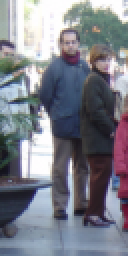
#> input picture Pedestrians/Datasets/Pedestrians-Dataset/Pedestrians/AnnotationsPos_0.000000_crop001004a_0.png, 64 x 128 px (shown 2 times larger)
$ python extract_features.py   (older library calls are emulated)
#> lines starting #> are read from the running program, lines starting #| are printed output that depends on the picture
### Pedestrians/Tools/feature_extractor.py
#!/usr/bin/python
#Copyright 2015 CVC-UAB

#This program is free software: you can redistribute it and/or modify
#it under the terms of the GNU General Public License as published by
#the Free Software Foundation, either version 3 of the License, or
#(at your option) any later version.

#This program is distributed in the hope that it will be useful,
#but WITHOUT ANY WARRANTY; without even the implied warranty of
#MERCHANTABILITY or FITNESS FOR A PARTICULAR PURPOSE.  See the
#GNU General Public License for more details.

#You should have received a copy of the GNU General Public License
#along with this program.  If not, see <http://www.gnu.org/licenses/>.

__author__ = "Miquel Ferrarons, David Vazquez"
__copyright__ = "Copyright 2015, CVC-UAB"
__credits__ = ["Miquel Ferrarons", "David Vazquez"]
__license__ = "GPL"
__version__ = "1.0"
__maintainer__ = "Miquel Ferrarons"

import numpy as np
import Config as cfg
from skimage.feature import hog
from skimage.feature import local_binary_pattern
from skimage.util import view_as_windows

import sys
sys.path.append('C:/Users/Darwin/Documents/GitHub/PdIV/Pedestrians/')


def extractFeatures(img):

    feats = []
    if 'LBP' in cfg.featuresToExtract:
        lbpFeats = extractLBPfeatures(img)
        feats.extend(lbpFeats)
    if 'HOG' in cfg.featuresToExtract:
        hogFeats = extractHOGfeatures(img)
        feats.extend(hogFeats)
    return feats

def extractLBPfeatures(img):

    lbp = local_binary_pattern(img, cfg.lbp_n_points, cfg.lbp_radius, cfg.lbp_METHOD)
    #lbpin=lbp.astype('Int64')
    lbp_windows = view_as_windows(lbp, window_shape=cfg.lbp_win_shape, step=cfg.lbp_win_step)
    features = []
    count = 0
    for windows_list in lbp_windows:
        for window in windows_list:
            lbp_hist, bin_edges = np.histogram(window, bins=cfg.lbp_n_bins)
            lbp_hist_norm = sum(abs(lbp_hist))
            lbp_hist_l1sqrtnorm = np.sqrt(lbp_hist/float(lbp_hist_norm))
            features.append(lbp_hist_l1sqrtnorm)
            count += 1
    features_flatten = [item for sublist in features for item in sublist]
    return features_flatten

# [9 lines left out: function extractHOGfeatures, not called in this run]

### Pedestrians/extract_features.py
#!/usr/bin/python
#Copyright 2015 CVC-UAB

# extract_features.py: Extract features for a given dataset, and stores them.
# TODO: Modify Config.py to point to the location where you stored the dataset.

#This program is free software: you can redistribute it and/or modify
#it under the terms of the GNU General Public License as published by
#the Free Software Foundation, either version 3 of the License, or
#(at your option) any later version.

#This program is distributed in the hope that it will be useful,
#but WITHOUT ANY WARRANTY; without even the implied warranty of
#MERCHANTABILITY or FITNESS FOR A PARTICULAR PURPOSE.  See the
#GNU General Public License for more details.

#You should have received a copy of the GNU General Public License
#along with this program.  If not, see <http://www.gnu.org/licenses/>.

__author__ = "Miquel Ferrarons, David Vazquez"
__copyright__ = "Copyright 2015, CVC-UAB"
__credits__ = ["Miquel Ferrarons", "David Vazquez"]
__license__ = "GPL"
__version__ = "1.0"
__maintainer__ = "Miquel Ferrarons"

from Tools import feature_extractor

from skimage import io
import os
import Config as cfg
from skimage import util

import pickle

def run():

    # Create necessary directories to save the features of the images
    if not os.path.exists(cfg.positiveFeaturesPath):
        os.makedirs(cfg.positiveFeaturesPath)
    if not os.path.exists(cfg.negativeFeaturesPath):
        os.makedirs(cfg.negativeFeaturesPath)

    #Extract features for positive samples
    print ('Extracting features from images in '+cfg.positiveInputPath)
    extractAndStoreFeatures(cfg.positiveInputPath,  cfg.positiveFeaturesPath)

    print ('Extracting features from images in '+cfg.negativeInputPath)
    #Extract features for negative samples
    extractAndStoreFeatures(cfg.negativeInputPath,  cfg.negativeFeaturesPath)


def extractAndStoreFeatures(inputFolder, outputFolder):

    #List all files
#> called with outputFolder = 'Features/LBP/Pedestrians/'
    fileList = os.listdir(inputFolder)
    #Select only files that end with .png
    imagesList = filter(lambda element: '.png' in element, fileList)

    for filename in imagesList:
        imagepath = inputFolder + '/' + filename
        outputpath = outputFolder+'/'+filename+'.feat'

        if os.path.exists(outputpath):
            print ('Features for ' + imagepath + '. Delete the file if you want to replace.')
            continue

        print ('Extracting features for ' + imagepath)

        image = io.imread(imagepath, as_grey=True)
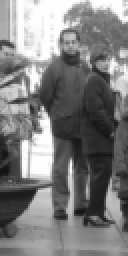
#> image: shape (128, 64) float64 (shown 2 times larger); min 0.0737, max 0.997, mean 0.497
        #Read the image as bytes (pixels with values 0-255)
        image = util.img_as_ubyte(image)

        #Extract the features
        feats = feature_extractor.extractFeatures(image)
#> in extractLBPfeatures, `lbp = local_binary_pattern(img, cfg.lbp_n_points, cfg.lbp_radius, cfg...`:
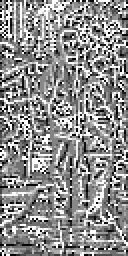
#> lbp: shape (128, 64) float64 (shown 2 times larger); min 0, max 58, mean 32.5; drawn with min black and max white
#> the loop in extractLBPfeatures, `for windows_list in lbp_windows:` made 15 passes
#> after the loop in extractLBPfeatures, `for windows_list in lbp_windows:`: count = 105; features = 105 items
#> in extractLBPfeatures, `features_flatten = [item for sublist in features for item in sublist]`: features_flatten = 6195 values, max 0.438 at index 4810, min 0 at index 2, mean 0.105
#> in extractFeatures, `lbpFeats = extractLBPfeatures(img)`: lbpFeats has the same summary as features_flatten in extractLBPfeatures
#> feats has the same summary as features_flatten in extractLBPfeatures

        #Save the features to a file
        outputFile = open(outputpath, "wb")
        pickle.dump(feats, outputFile)
        outputFile.close()


if __name__ == '__main__':
    run()
#> call 2 of extractAndStoreFeatures, with inputFolder = 'Datasets/Pedestrians-Dataset/Background/', outputFolder = 'Features/LBP/Background/'
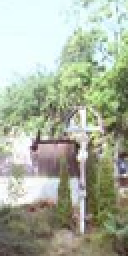
#> input picture Pedestrians/Datasets/Pedestrians-Dataset/Background/AnnotationsNeg_0.000000_00000117a_0.png, 64 x 128 px (shown 2 times larger)
#> in extractAndStoreFeatures (call 2), `image = io.imread(imagepath, as_grey=True)`:
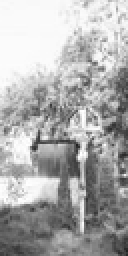
#> image: shape (128, 64) float64 (shown 2 times larger); min 0.126, max 1, mean 0.681
#> in extractLBPfeatures (call 2), `lbp = local_binary_pattern(img, cfg.lbp_n_points, cfg.lbp_radius, cfg...`:
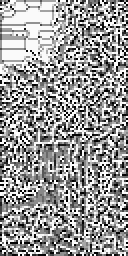
#> lbp: shape (128, 64) float64 (shown 2 times larger); min 0, max 58, mean 34.9; drawn with min black and max white
#> the loop in extractLBPfeatures (call 2), `for windows_list in lbp_windows:` made 15 passes
#> after the loop in extractLBPfeatures (call 2), `for windows_list in lbp_windows:`: count = 105
#> in extractLBPfeatures (call 2), `features_flatten = [item for sublist in features for item in sublist]`: features_flatten = 6195 values, max 0.834 at index 116, min 0 at index 2, mean 0.104
#> in extractAndStoreFeatures (call 2), `feats = feature_extractor.extractFeatures(image)`: feats has the same summary as features_flatten in extractLBPfeatures
